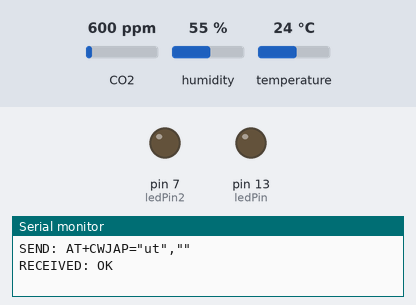
Simulated run of this sketch. Board: Arduino Uno, built with avr-gcc and run on an emulated ATmega328P. Shown: output pins drawn as LEDs (lit = HIGH), the last lines printed to the serial monitor. The inputs (shaded band) are chosen by the test bench; at power-on: CO2 600 ppm, humidity 55 %, temperature 24 °C. The modem accepts every AT command (registered, SIM ready, sends succeed) and sends nothing else; pins used as bus, display or sensor lines are not drawn.

Above: at 15.9 s.
At 56.5 s:
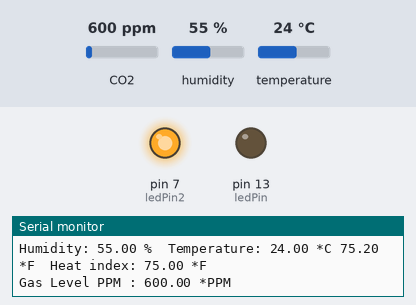
Timing chart, 0 to 60.8 s (numbered marks = the images above):
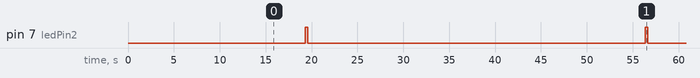

The sketch:

esp3great.ino
```cpp
#include <SoftwareSerial.h>
#include <MQ135.h>
#include <DHT.h>
SoftwareSerial softSerial(2, 3);      // RX, TX pin for Arduino

#define DHTPIN A0                     // Analog pin for DHT11
#define DHTTYPE DHT11

MQ135 gasSensor = MQ135(A1);
DHT dht(DHTPIN, DHTTYPE);

#define SSID "ut"                     // SSID - name of wifi (hotspot)
#define PASS ""               // PASS - password required to access wifi (hotspot)
#define IP "184.106.153.149"           // ThingSpeak IP

float t;
float h;
float f;
float hi;
float air_quality;
String result;
int ledPin = 13;
int ledPin2 = 7;

int r1 = 4;
int r2 = 5;
int r3 = 6;
int r4 = 10;
int r5 = 8;
int r6 = 9;
int r7 = 12;
int r8 = 11;

void setup()
{

   uint32_t baud = 115200;
   Serial.begin(baud);
   dht.begin();
   softSerial.begin(baud);
   pinMode(ledPin, OUTPUT);
   pinMode(ledPin2, OUTPUT);

   pinMode(r1, OUTPUT);
   pinMode(r2, OUTPUT);
   pinMode(r3, OUTPUT);
   pinMode(r4, OUTPUT);
   pinMode(r5, OUTPUT);
   pinMode(r6, OUTPUT);
   pinMode(r7, OUTPUT);
   pinMode(r8, OUTPUT);

   testleds();
   connectWiFi();
}

void testleds(){

  digitalWrite(r1,LOW);
  digitalWrite(r2,LOW);
  digitalWrite(r3,LOW);
  digitalWrite(r4,LOW);
  digitalWrite(r5,LOW);
  digitalWrite(r6,LOW);
  digitalWrite(r7,LOW);
  digitalWrite(r8,LOW);

  int delaytime = 80;

  digitalWrite(r1,HIGH);
  delay(delaytime);
  digitalWrite(r1,LOW);

  digitalWrite(r2,HIGH);
  delay(delaytime);
  digitalWrite(r2,LOW);

      digitalWrite(r3,HIGH);
  delay(delaytime);
  digitalWrite(r3,LOW);

    digitalWrite(r4,HIGH);
  delay(delaytime);
  digitalWrite(r4,LOW);

    digitalWrite(r5,HIGH);
  delay(delaytime);
  digitalWrite(r5,LOW);

    digitalWrite(r6,HIGH);
  delay(delaytime);
  digitalWrite(r6,LOW);

    digitalWrite(r7,HIGH);
  delay(delaytime);
  digitalWrite(r7,LOW);

    digitalWrite(r8,HIGH);
  delay(delaytime);
  digitalWrite(r8,LOW);
}

void loop()
{
  delay(6000);
  testleds();
  Serial.println("DHT11 and MQ135 test!");

  air_quality = gasSensor.getPPM();
  h = dht.readHumidity();
  t = dht.readTemperature();
  f = dht.readTemperature(true);

  if (isnan(h) || isnan(t) || isnan(f)) {
    Serial.println("Failed to read from DHT sensor!");
    return;
  }

  hi = dht.computeHeatIndex(f, h);

  Serial.print("Humidity: ");
  Serial.print(h);
  Serial.print(" %\t");
  Serial.print("Temperature: ");
  Serial.print(t);
  Serial.print(" *C ");
  Serial.print(f);
  Serial.print(" *F\t");
  Serial.print("Heat index: ");
  Serial.print(hi);
  Serial.println(" *F");
  Serial.print("Gas Level PPM : ");
  Serial.print(air_quality);
  Serial.println(" *PPM");


  digitalWrite(ledPin2, HIGH);
  delay(300);
  digitalWrite(ledPin2, LOW);
  delay(50);

  if(h > 60){
    digitalWrite(r4, HIGH);
  }
  if(h > 90){
    digitalWrite(r3, HIGH);
  }
  if(h > 100){
    digitalWrite(r2, HIGH);
  }
  if(h > 110){
    digitalWrite(r1, HIGH);
  }

  if (air_quality<=700)
  {
    digitalWrite(r6,HIGH);
    digitalWrite(r7,HIGH);
    digitalWrite(r8,HIGH);
    result = "0";       //"Pure Air"
  }
  else if(air_quality<=1500 && air_quality>700)
  {
    digitalWrite(r7,HIGH);
    digitalWrite(r8,HIGH);
    result = "1";       //"Poor Air"
  }

  else if (air_quality>1500 )
  {
    digitalWrite(r8,HIGH);
    result = "2";       //"Danger! Move to Fresh Air"
  }


  updateTS();
}

void updateTS()
{
    String cmd = "AT+CIPSTART=\"TCP\",\"";// Setup TCP connection
    cmd += IP;
    cmd += "\",80";
    sendDebug(cmd);
    delay(6000);

    String url = "GET /update?key=V8ICHOQB51BYJ8F4&field1="+String(t)+"&field2="+String(h)+"&field3="+String(hi)+"&field4="+String(f)+"&field5="+String(air_quality)+"&field6="+result+"\r\n\r\n\r\n\r\n\r\n\r\n";
    String stringLength="AT+CIPSEND=";
    stringLength +=String(url.length());

    Serial.println(stringLength);
    softSerial.println(stringLength);

   if( softSerial.find( ">" ) )
    {

     Serial.print(">");
     softSerial.print(url);
     Serial.print(url);
     delay(24000);

    }
    else
    {
     Serial.println("AT+CIPCLOSE Executing : ");
     sendDebug( "AT+CIPCLOSE" );    //close TCP connection
    }


}

void sendDebug(String cmd)
{
      Serial.print("SEND: ");
      softSerial.println(cmd);
      Serial.println(cmd);
}

boolean connectWiFi()
{
      softSerial.println("AT+CWMODE=1");      //Single mode of communication
      delay(6000);

      String cmd="AT+CWJAP=\"";               // Join accespoint (AP) with given SSID and PASS to be able to send data on cloud
      cmd+=SSID;
      cmd+="\",\"";
      cmd+=PASS;
      cmd+="\"";
      sendDebug(cmd);
      delay(6000);

      if(softSerial.find("OK"))
      {
       Serial.println("RECEIVED: OK");
       return true;
      }
      else
      {
       Serial.println("RECEIVED: Error");
       return false;
      }
}
```

Measured:
- by itself, pin 7 (ledPin2): alternates HIGH for 0.30 s and LOW for 36.7 s
